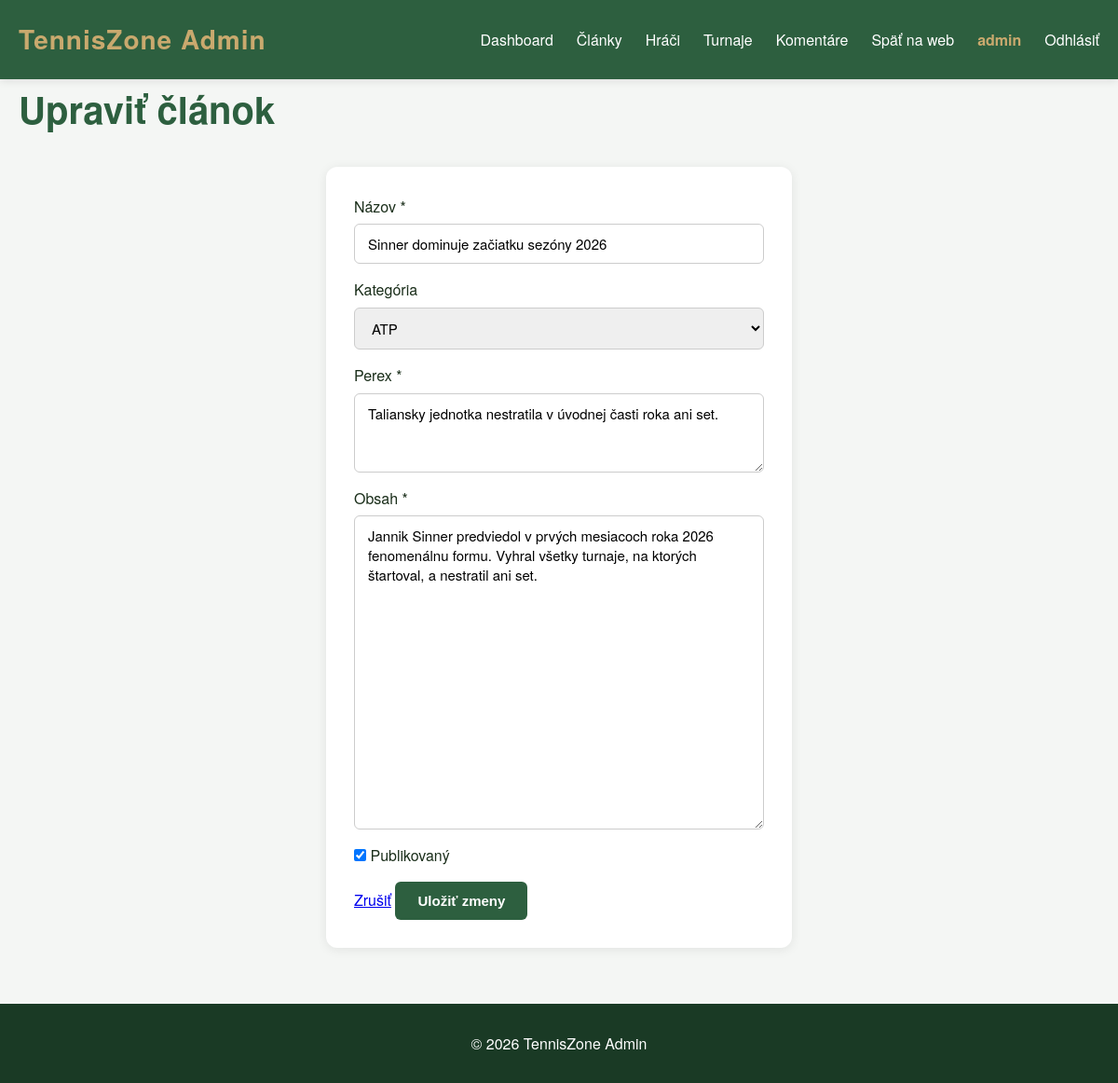
The page /public/templates/article-edit.php?id=1 (signed in) on the database its author committed.
### tables this page shows
CREATE TABLE IF NOT EXISTS articles (
    id INT AUTO_INCREMENT PRIMARY KEY,
    category_id INT,
    author_id INT,
    title VARCHAR(255) NOT NULL,
    slug VARCHAR(255) NOT NULL UNIQUE,
    perex TEXT,
    content TEXT NOT NULL,
    image VARCHAR(255),
    is_published TINYINT(1) DEFAULT 0,
    views INT DEFAULT 0,
    published_at TIMESTAMP NULL,
    created_at TIMESTAMP DEFAULT CURRENT_TIMESTAMP,
    updated_at TIMESTAMP DEFAULT CURRENT_TIMESTAMP ON UPDATE CURRENT_TIMESTAMP,
    FOREIGN KEY (category_id) REFERENCES categories(id) ON DELETE SET NULL,
    FOREIGN KEY (author_id) REFERENCES users(id) ON DELETE SET NULL
);

CREATE TABLE IF NOT EXISTS categories (
    id INT AUTO_INCREMENT PRIMARY KEY,
    name VARCHAR(100) NOT NULL,
    slug VARCHAR(100) NOT NULL UNIQUE,
    description TEXT,
    created_at TIMESTAMP DEFAULT CURRENT_TIMESTAMP
);

### app/autoload.php (called while the page is built, shortened)
<?php
spl_autoload_register(function (string $class): void {
    $prefixes = [
        'App\\Core\\'   => __DIR__ . '/app/core/',
        'App\\Models\\' => __DIR__ . '/app/models/',
    ];
    foreach ($prefixes as $prefix => $baseDir) {
        $len = strlen($prefix);
        if (strncmp($class, $prefix, $len) !== 0) {
            continue;
        }
        $relative = substr($class, $len);
        $file = $baseDir . str_replace('\\', '/', $relative) . '.php';
    }
});

### app/core/Database.php (called while the page is built, shortened)
<?php
class Database {
    private $host = 'localhost';
    private $dbname = 'tenniszone1';
    private $username = 'root';
    private $password = '';
    private \PDO $connection;
    public function __construct() {
        try {
            $dsn = "mysql:host={$this->host};dbname={$this->dbname};charset=utf8mb4";
            $this->connection = new \PDO($dsn, $this->username, $this->password);
            $this->connection->setAttribute(\PDO::ATTR_ERRMODE, \PDO::ERRMODE_EXCEPTION);
            $this->connection->setAttribute(\PDO::ATTR_DEFAULT_FETCH_MODE, \PDO::FETCH_OBJ);
        } catch (\PDOException $e) {
            echo "Chyba pripojenia: " . $e->getMessage();
        }
    }
    public function getConnection() {
        return $this->connection;
    }
}

### app/models/Post.php (called while the page is built, shortened)
<?php
class Post {
    private $db;
    public function __construct() {
        $database = new Database();
        $this->db = $database->getConnection();
    }
    public function find($id) {
        $sql = "SELECT * FROM articles WHERE id = :id";
        $stmt = $this->db->prepare($sql);
        $stmt->execute(['id' => $id]);
        return $stmt->fetch();
    }
}

### app/models/Category.php (called while the page is built, shortened)
<?php
class Category {
    private $db;
    public function __construct() {
        $database = new Database();
        $this->db = $database->getConnection();
    }
    public function all() {
        $sql = "SELECT * FROM categories";
        $stmt = $this->db->query($sql);
        return $stmt->fetchAll();
    }
}

### public/templates/article-edit.php (the view, shortened to what this page needs)
<?php
require_once __DIR__ . '/../../autoload.php'; ?>
<?php include __DIR__ . '/partials/header-admin.php';
$id = (int) ($_GET['id'] ?? 0);
$post = new Post();
$category = new Category();
$article = $post->find($id);
$categories = $category->all();
?>
<h1>Upraviť článok</h1>
<form method="POST" action="article-edit.php?id=<?php echo $id; ?>">
    <label>
        Názov *
        <input type="text" name="title" required minlength="5" maxlength="200"
               value="<?php echo htmlspecialchars($article->title); ?>">
    </label>
    <label>
        Kategória
        <select name="category_id">
            <?php foreach ($categories as $c): ?>
                <option value="<?php echo $c->id; ?>"
                    <?php echo $article->category_id == $c->id ? 'selected' : ''; ?>>
                    <?php echo htmlspecialchars($c->name); ?>
                </option>
            <?php endforeach; ?>
        </select>
    </label>
    <label>
        Perex *
        <textarea name="perex" rows="3" minlength="10" maxlength="500" required><?php echo htmlspecialchars($article->perex); ?></textarea>
    </label>
    <label>
        Obsah *
        <textarea name="content" rows="15" minlength="20" required><?php echo htmlspecialchars($article->content); ?></textarea>
    </label>
    <label>
        <input type="checkbox" name="is_published" value="1"
            <?php echo $article->is_published ? 'checked' : ''; ?>>
        Publikovaný
    </label>
    <div>
        <a href="admin-articles.php">Zrušiť</a>
        <button type="submit">Uložiť zmeny</button>
    </div>
</form>
<?php include __DIR__ . '/partials/footer-admin.php'; ?>

### public/assets/css/style.css (style rules this page uses)
* { box-sizing: border-box; margin: 0; padding: 0; }
body { font-family: 'Helvetica Neue', Arial, sans-serif; background: #f4f6f4; color: #1a2e1a; line-height: 1.6; }
h1 { font-size: 2.5rem; color: #2d5f3f; margin-bottom: 10px; }
form { background: white; padding: 30px; border-radius: 12px; box-shadow: 0 2px 12px rgba(0,0,0,0.08); max-width: 500px; margin: 30px auto; }
form label { display: block; margin-bottom: 15px; font-weight: 500; }
form input[type="text"], form input[type="password"], form input[type="email"], form textarea, form select { display: block; width: 100%; padding: 10px 14px; margin-top: 6px; border: 1px solid #ccc; border-radius: 6px; font-size: 15px; font-family: inherit; }
button { background: #2d5f3f; color: white; border: none; padding: 12px 24px; border-radius: 6px; font-size: 15px; font-weight: 600; cursor: pointer; transition: background 0.2s; }

### rows shown on the page
articles: title "Sinner dominuje začiatku sezóny 2026", category_id "ATP", perex "Taliansky jednotka nestratila v úvodnej časti roka ani set.", content "Jannik Sinner predviedol v prvých mesiacoch roka 2026 fenomenálnu formu. Vyhral všetky turnaje, na ktorých štartoval, a nestratil ani set.", is_published "☑"

### other values the page prints
$_SESSION['username'] "admin"
